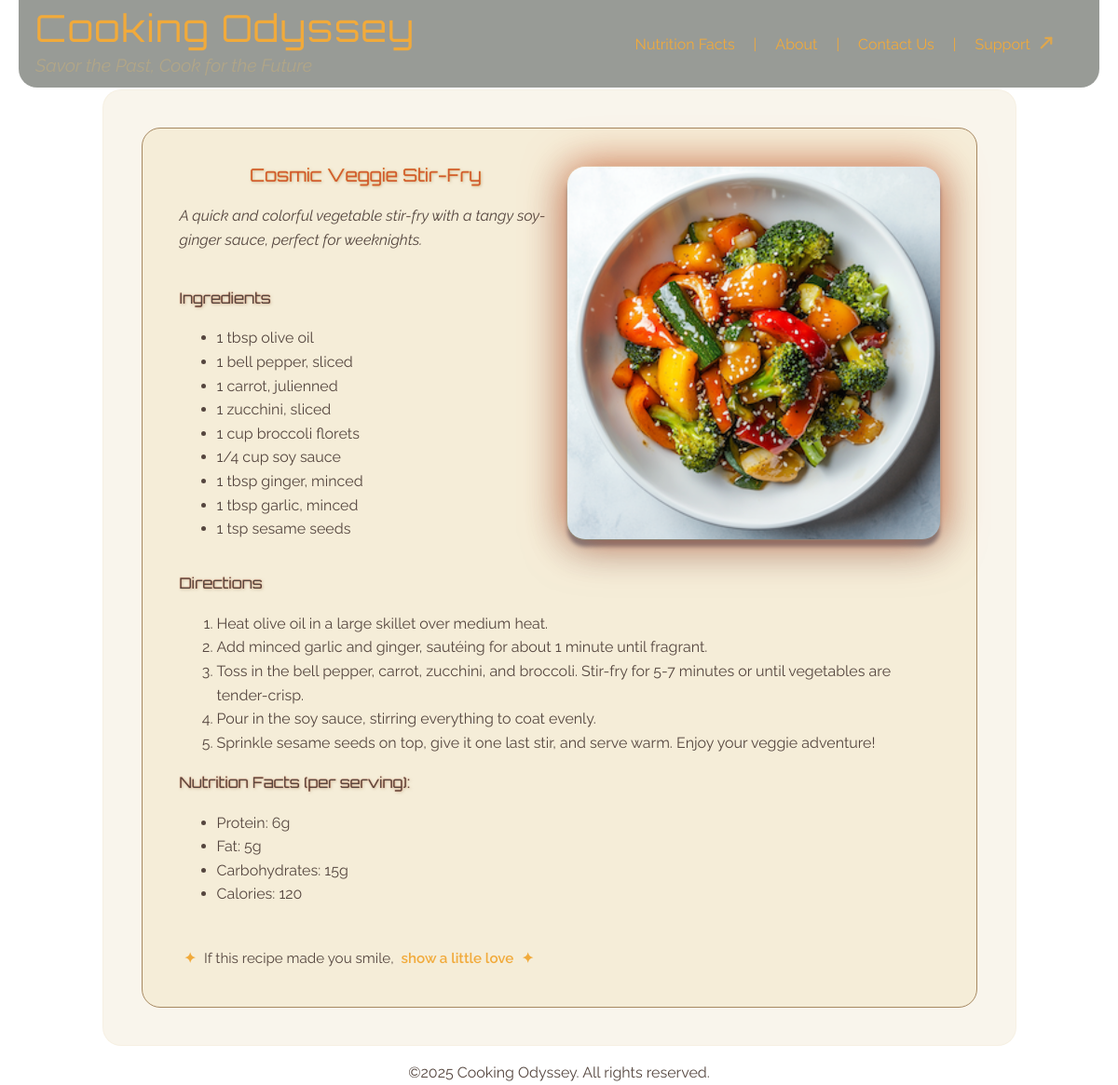
The app's page /r/cosmic-veggie-stir-fry/ with its own data.
### recipes/models.py (models this page shows, shortened)
class Recipe(models.Model):
    title = models.CharField(max_length=200)
    subtitle = models.CharField(max_length=200, blank=True)
    description = models.TextField(blank=True)
    ingredients = models.TextField(
        help_text="One ingredient per line (no bullets or numbers needed)"
    )
    steps = models.TextField(
        help_text="One step per line (no numbering needed; numbers will be added on the page)"
    )
    hero_image = models.ImageField(upload_to="recipes/", blank=True, null=True)
    slug = models.SlugField(unique=True, blank=True)
    servings = models.PositiveSmallIntegerField(
        default=1, validators=[MinValueValidator(1)]
    )
    serving_display = models.CharField(
        max_length=100,
        blank=True,
        help_text='Shown in lists, e.g. "1 serving", "1 wrap", "4 meatballs"',
    )
    prep_minutes = models.PositiveSmallIntegerField(default=0)
    cook_minutes = models.PositiveSmallIntegerField(default=0)
    calories_kcal = models.PositiveSmallIntegerField(default=0)
    protein_g = models.PositiveSmallIntegerField(default=0)
    fat_g = models.PositiveSmallIntegerField(default=0)
    carbs_g = models.PositiveSmallIntegerField(default=0)
    created_at = models.DateTimeField(auto_now_add=True)
    def _clean_block(self, text: str) -> list[str]:
        lines = [l.strip() for l in (text or "").splitlines()]
        lines = [l for l in lines if l]  # drop empty lines
        return [_BULLET_RE.sub("", l) for l in lines]
    def ingredient_list(self) -> list[str]:
        return self._clean_block(self.ingredients)
    def step_list(self) -> list[str]:
        return self._clean_block(self.steps)

### recipes/views.py (the view)
# urls.py: path("r/<slug:slug>/", recipe_detail, name="recipe_detail"),
def recipe_detail(request, slug):
    r = get_object_or_404(Recipe, slug=slug)
    support_message = random.choice(SUPPORT_MESSAGES)
    return render(request, "recipe_detail.html", {"r": r, "support_message": support_message})

### recipes/context_processors.py (called while the page is built)
def debug_flag(request):
    return {"debug": settings.DEBUG}

### templates/recipe_detail.html (shortened to what this page needs)
{% extends "base.html" %}
{% block content %}
  <div class="individual_recipe_grid">
    <h3>{{ r.title }}</h3>
    <div class="recipe_image_wrapper">
      {% if r.hero_image %}
        <img src="{{ r.hero_image.url }}" alt="{{ r.title }}">
      {% endif %}
    </div>
    {% if r.description %}
      <p>{{ r.description }}</p>
    {% endif %}
    <div class="ingredients">
      <h4>Ingredients</h4>
      <ul>
        {% for i in r.ingredient_list %}
          <li>{{ i }}</li>
        {% endfor %}
      </ul>
    </div>
    <div class="cooking_directions">
      <h4>Directions</h4>
      <ol>
        {% for s in r.step_list %}
          <li>{{ s }}</li>
        {% endfor %}
      </ol>
      <h4>Nutrition Facts (per serving):</h4>
      <ul>
        <li>Protein: {{ r.protein_g }}g</li>
        <li>Fat: {{ r.fat_g }}g</li>
        <li>Carbohydrates: {{ r.carbs_g }}g</li>
        <li>Calories: {{ r.calories_kcal }}</li>
      </ul>
    </div>
    <div class="support-recipe">
        <span>
          {{ support_message.emoji_start|safe }} {{ support_message.text }}
          <a href="https://www.buymeacoffee.com/annaseregina" target="_blank" class="support-link">
            {{ support_message.link_text }}
          </a>
        {{ support_message.emoji_end|safe }}
        </span>
    </div>
  </div>
{% endblock %}

### static/css/main.css (style rules this page uses)
body, p { font-family: 'Raleway', sans-serif; font-weight: normal; font-style: normal; font-size: 16px; line-height: 1.6; color: #55463f; }
h3 { font-family: "Orbitron", sans-serif; line-height: 1.1; font-weight: normal; font-size: 1.2rem; text-align: center; color: rgb(207, 88, 52); text-shadow: 0px 0px 1px rgb(236, 155, 4, 0.9), 1px 1px 3px rgba(166, 136, 97, 0.5); margin:0px; }
h4 { font-family: "Orbitron", sans-serif; line-height: 1.1; font-weight: normal; color: #55463f; text-shadow: 0px 0px 1px rgb(207, 88, 52, 0.9), 1px 1px 3px rgba(166, 136, 97, 0.5); }
body { margin: 0; padding: 0; position:relative; overflow: hidden; height: 100vh; }
a { color: #f1aa3b; text-decoration: none; padding: 10px; }
.recipe_image_wrapper > img { height: auto; border-radius: 20px; background: linear-gradient(45deg, rgb(244, 139, 2, 0.2), rgba(250, 47, 1, 0.2)); will-change: filter; transform: translateZ(0); }
.recipe_collection_grid, .individual_recipe_grid { display: grid; justify-content:center; padding: 0px; margin:40px; width:fit-content; }
.individual_recipe_grid { grid-template-columns: repeat(2, 400px); grid-template-rows: auto auto 1fr auto; gap: 15px; row-gap: 0px; background-color: #f5edd8; border: 1px solid #a68861; border-radius: 20px; padding:40px; }
::placeholder { color: rgba(85, 70, 63, 0.425); font-style: italic; }
.individual_recipe_grid h3 { grid-column: 1; grid-row: 1; }
.individual_recipe_grid .recipe_image_wrapper { grid-column: 2; grid-row: 1 / span 3; }
.individual_recipe_grid p { font-style: italic; text-align: left; margin:0px; padding:0px; padding: 20px 0px; align-self: start; grid-column: 1; grid-row: 2; }
.individual_recipe_grid .ingredients { padding: 0px; margin:0px; height:100%; align-self: stretch; min-height: 0; grid-column: 1; grid-row: 3; }
.individual_recipe_grid .cooking_directions { padding: 0px; margin:0px; height:100%; width:100%; grid-column: 1 / span 2; grid-row: 4; }
.individual_recipe_grid img { width: 100%; max-width: 400px; padding: 1px; color:rgb(207, 88, 52); font-weight: bold; background: linear-gradient(45deg, rgb(244, 139, 2, 0.2), rgba(250, 47, 1, 0.2)); box-shadow: 0 0 45px rgba(236, 71, 1, 0.6); filter: drop-shadow(0 8px 2px rgba(13, 40, 78, 0.563)); }
:root { --grid-columns: 2fr 1fr 1fr 1fr 1fr 1fr; }
.support-recipe { margin-top: 28px; text-align: left; font-size: 0.95rem; color: var(--brand-dark); }
.support-link { font-weight: 600; text-decoration: none; text-wrap: nowrap; padding: 2px 0px 2px 4px; }
.star-accent { color: #f1aa3b; font-weight: bold; margin-right: 5px; margin-left: 5px; }

### records on screen
Recipe: title "Cosmic Veggie Stir-Fry", hero_image (picture), description "A quick and colorful vegetable stir-fry with a tangy soy-ginger sauce, perfect for weeknights.", protein_g "6", fat_g "5", carbs_g "15", calories_kcal "120"

### other values on screen
{{ i }} "1 tbsp olive oil" "1 bell pepper, sliced" "1 carrot, julienned" "1 zucchini, sliced" "1 cup broccoli florets" "1/4 cup soy sauce" "1 tbsp ginger, minced" "1 tbsp garlic, minced" "1 tsp sesame seeds"
{{ s }} "Heat olive oil in a large skillet over medium heat." "Add minced garlic and ginger, sautéing for about 1 minute until fragrant." "Toss in the bell pepper, carrot, zucchini, and broccoli. Stir-fry for 5-7 minutes or until vegetables are tender-crisp." "Pour in the soy sauce, stirring everything to coat evenly." "Sprinkle sesame seeds on top, give it one last stir, and serve warm. Enjoy your veggie adventure!"
